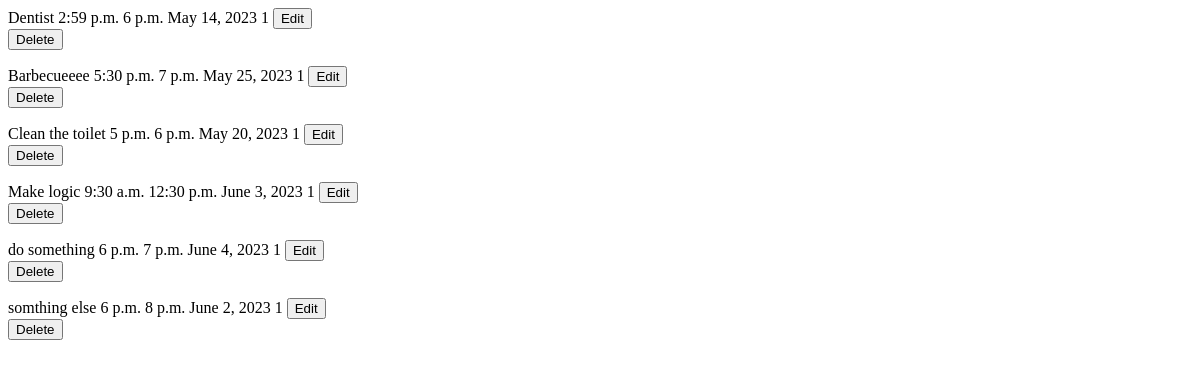
Before: /appointment with the older database file.
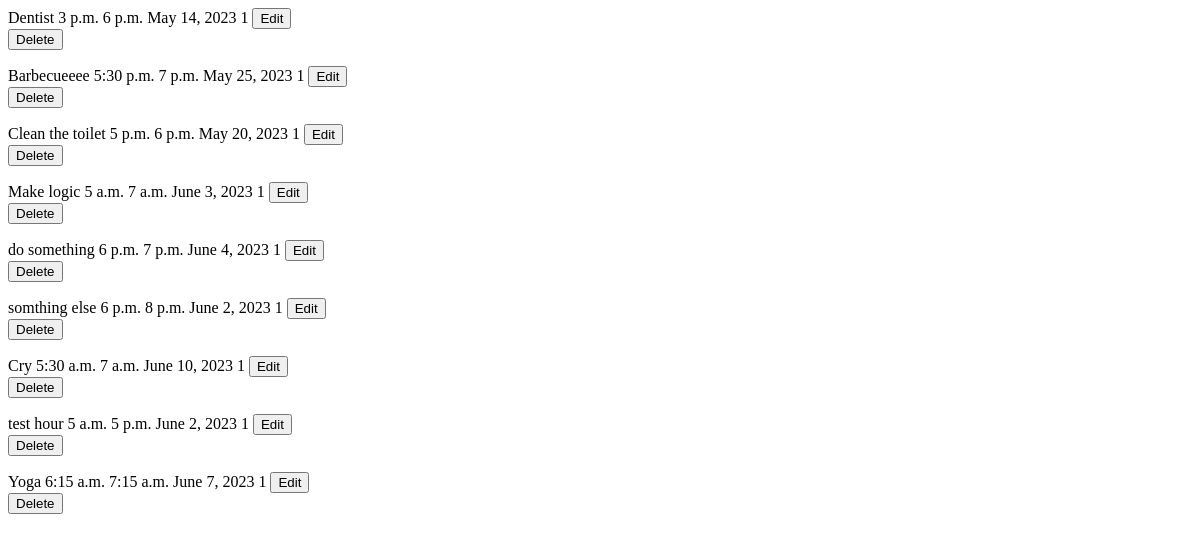
After: the same page with the newer database file.
### playground/models.py (models this page shows)
class Appointment(models.Model):
    name = models.CharField(max_length=50)
    start_time = models.TimeField()
    end_time = models.TimeField()
    date = models.DateField()
    repetition = models.PositiveSmallIntegerField(choices=(
        (1,"Never"),
        (2,"Every day"),
        (3,"Every Week"),
        (4,"Once a month"),
    ))

### playground/views.py (the view)
# urls.py: path('appointment', views.appointment_list, name='appointment_list'),#Appointment
def appointment_list(request):
    return render(request, 'appointment_list.html', {
        'appointment_list': Appointment.objects.all(),
    })

### playground/templates/appointment_list.html (shortened to what this page needs)
{% for appointment in appointment_list %}
<tr id="appointment-{{ appointment.pk }}" class="appointment-row">
  <td>{{ appointment.name }}</td>
  <td>{{ appointment.start_time }}</td>
  <td>{{ appointment.end_time }}</td>
  <td>{{ appointment.date }}</td>
  <td>{{ appointment.repetition}}</td>
  <td>
    <button class="btn btn-primary btn-sm" hx-get="{% url 'edit_appointment' pk=appointment.pk %}" hx-target="#dialog">Edit</button>
  </td>
  <td>
    <form hx-post="{% url 'remove_appointment' pk=appointment.id %}" hx-swap="outerHTML" hx-target="#appointment-{{ appointment.id }}">
        <button type="submit" class="btn btn-danger btn-sm">Delete</button>
    </form>
</td>
</tr>
{% endfor %}

Changed rows visible on the page:
changed Appointment "Dentist": start_time "2:59 p.m." → "3 p.m."
changed Appointment "Make logic": start_time "9:30 a.m." → "5 a.m."; end_time "12:30 p.m." → "7 a.m."
added Appointment: name "Cry", start_time "5:30 a.m.", end_time "7 a.m.", date "June 10, 2023", repetition "1"
added Appointment: name "test hour", start_time "5 a.m.", end_time "5 p.m.", date "June 2, 2023", repetition "1"
added Appointment: name "Yoga", start_time "6:15 a.m.", end_time "7:15 a.m.", date "June 7, 2023", repetition "1"
